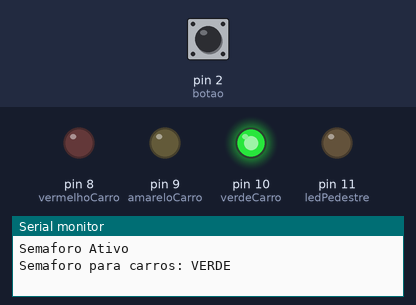
A sketch run on a simulated Arduino Uno, built with avr-gcc and run on an emulated ATmega328P. Parts: output pins drawn as LEDs (lit = HIGH), the last lines printed to the serial monitor. The inputs (shaded band) are chosen by the test bench; at power-on: pin 2 (botao) LOW.

Above: at 1.2 s.
1.3 s: pin 2 (botao) pulled HIGH for 0.15 s
At 1.8 s:
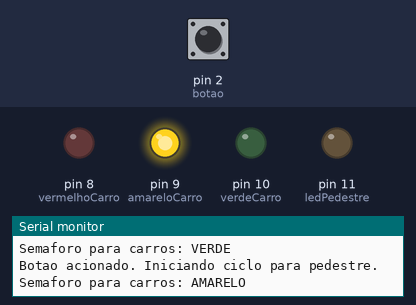
At 4.6 s:
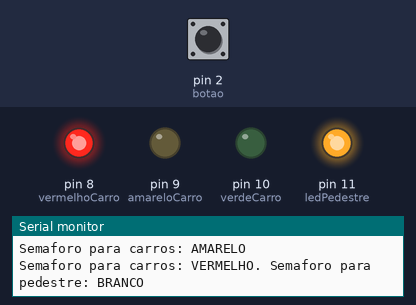
7.4 s: pin 2 (botao) driven LOW
Timing chart, 0 to 10.4 s (numbered marks = the images above; inputs shaded):
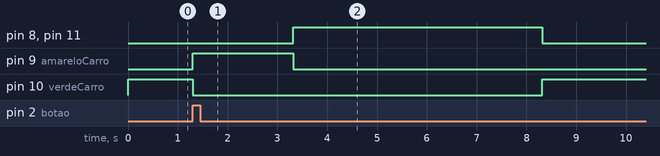

Measured:
- after the input at 1.3 s, pin 8 (vermelhoCarro), pin 11 (ledPedestre): LOW → HIGH after 2.0 s; pin 9 (amareloCarro): LOW → HIGH at once, → LOW 2.0 s later; pin 10 (verdeCarro): HIGH → LOW at once

The sketch:

sketch_sep16a.ino
```cpp
const int verdeCarro = 10;
const int amareloCarro = 9;
const int vermelhoCarro = 8;
const int ledPedestre = 11;

const int botao = 2;
int estadoBotao = 0;

void setup() {
  pinMode(verdeCarro, OUTPUT);
  pinMode(amareloCarro, OUTPUT);
  pinMode(vermelhoCarro, OUTPUT);
  pinMode(ledPedestre, OUTPUT);
  pinMode(botao, INPUT);

  Serial.begin(9600);
  Serial.println("Semaforo Ativo");

  cicloNormal();
}

void loop() {
  estadoBotao = digitalRead(botao);

  if (estadoBotao == HIGH) {
    cicloPedestre();
    delay(500);
  }
}

void cicloNormal() {
  digitalWrite(verdeCarro, HIGH);
  digitalWrite(amareloCarro, LOW);
  digitalWrite(vermelhoCarro, LOW);
  digitalWrite(ledPedestre, LOW);
  Serial.println("Semaforo para carros: VERDE");
}

void cicloPedestre() {
  Serial.println("Botao acionado. Iniciando ciclo para pedestre.");

  digitalWrite(verdeCarro, LOW);
  digitalWrite(amareloCarro, HIGH);
  Serial.println("Semaforo para carros: AMARELO");
  delay(2000);

  digitalWrite(amareloCarro, LOW);
  digitalWrite(vermelhoCarro, HIGH);
  digitalWrite(ledPedestre, HIGH);
  Serial.println("Semaforo para carros: VERMELHO. Semaforo para pedestre: BRANCO");
  delay(5000);

  digitalWrite(ledPedestre, LOW);

  digitalWrite(vermelhoCarro, LOW);
  Serial.println("Semaforo para pedestre: desligado. Voltando ao ciclo normal.");
  cicloNormal();
}
```
